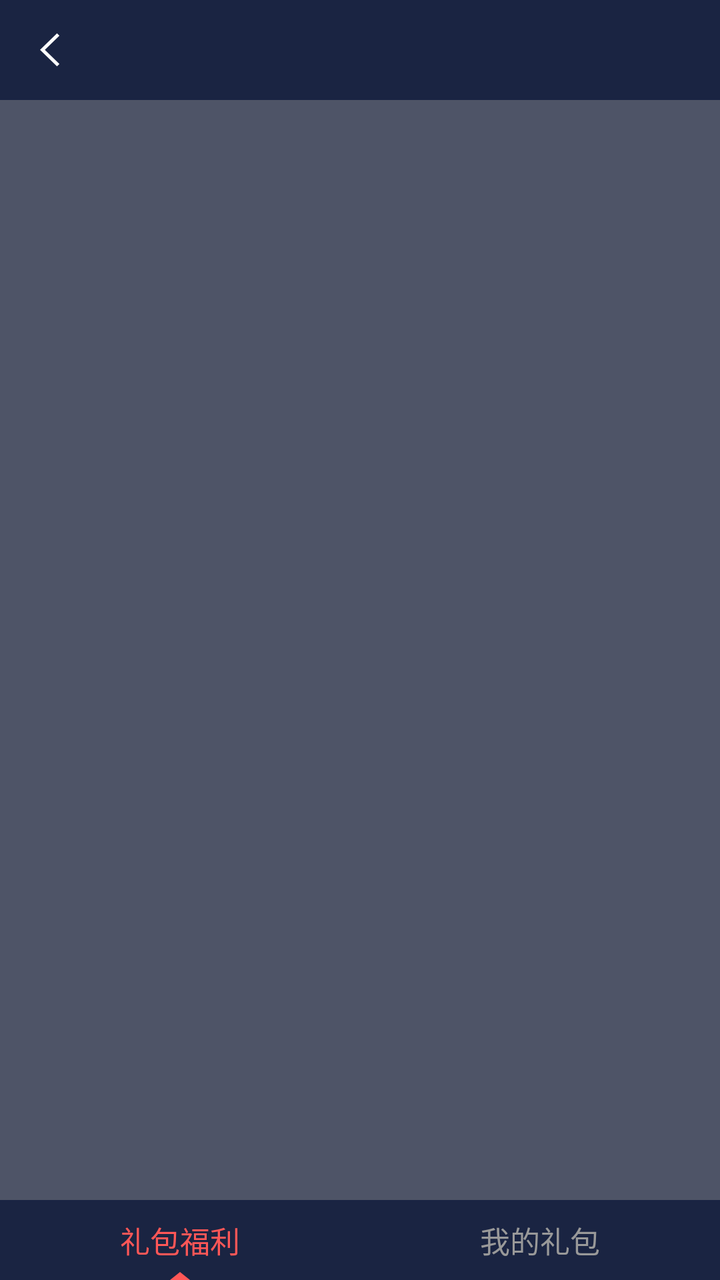
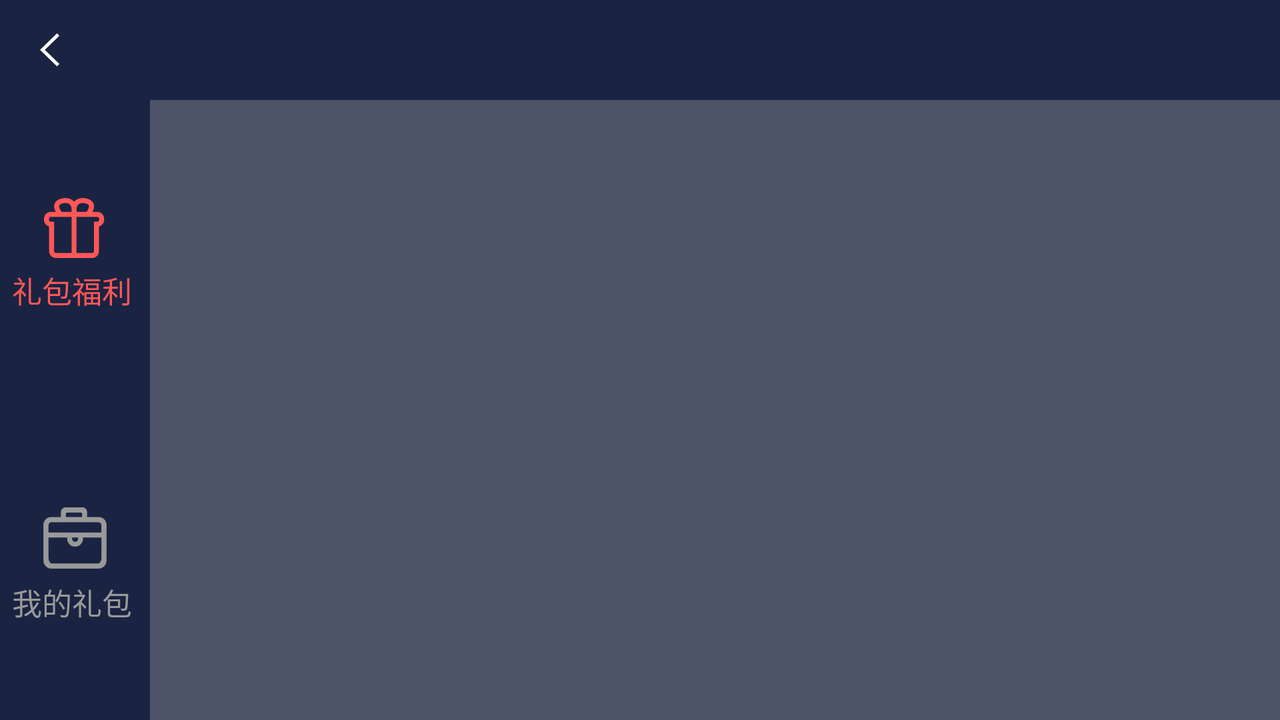

An Android layout and its configuration variant, each rendered on a device that would load it. The default file and the variant file are quoted in full after the pictures.
<!-- AndroidManifest.xml: application theme AppTheme -->
<!-- res/layout/fragment_gift.xml -->
<?xml version="1.0" encoding="utf-8"?>
<LinearLayout xmlns:android="http://schemas.android.com/apk/res/android"
    android:layout_width="fill_parent"
    android:layout_height="fill_parent"
    android:background="#b3040c27"
    android:orientation="vertical">

    <include layout="@layout/layout_toolbar" />

    <LinearLayout
        android:id="@+id/gift_layout"
        android:layout_width="fill_parent"
        android:layout_height="0.0dip"
        android:layout_weight="1.0"
        android:orientation="vertical" />

    <LinearLayout
        android:layout_width="fill_parent"
        android:layout_height="40.0dip"
        android:background="#b3051032"
        android:orientation="horizontal">

        <FrameLayout
            android:id="@+id/group_gift"
            android:layout_width="0.0dip"
            android:layout_height="fill_parent"
            android:layout_weight="1.0">

            <TextView
                android:id="@+id/tv_gift"
                android:layout_width="fill_parent"
                android:layout_height="fill_parent"
                android:gravity="center"
                android:text="礼包福利"
                android:textColor="#ffff5757"
                android:textSize="15.0sp" />

            <ImageView
                android:id="@+id/iv_gift"
                android:layout_width="10.0dip"
                android:layout_height="4.0dip"
                android:layout_gravity="bottom|center"
                android:src="@drawable/gift_triangle" />
        </FrameLayout>

        <FrameLayout
            android:id="@+id/group_my_gift"
            android:layout_width="0.0dip"
            android:layout_height="fill_parent"
            android:layout_weight="1.0">

            <TextView
                android:id="@+id/tv_my_gift"
                android:layout_width="fill_parent"
                android:layout_height="fill_parent"
                android:gravity="center"
                android:text="我的礼包"
                android:textColor="#ff999999"
                android:textSize="15.0sp" />

            <ImageView
                android:id="@+id/iv_my_gift"
                android:layout_width="10.0dip"
                android:layout_height="4.0dip"
                android:layout_gravity="bottom|center"
                android:src="@drawable/gift_triangle"
                android:visibility="invisible" />
        </FrameLayout>
    </LinearLayout>
</LinearLayout>
<!-- res/layout/layout_toolbar.xml (included above) -->
<?xml version="1.0" encoding="utf-8"?>
<RelativeLayout xmlns:android="http://schemas.android.com/apk/res/android"
    android:layout_width="fill_parent"
    android:layout_height="50.0dip"
    android:background="#b3051032">

    <TextView
        android:id="@+id/title"
        android:layout_width="fill_parent"
        android:layout_height="fill_parent"
        android:gravity="center"
        android:textColor="#ffffffff"
        android:textSize="17.0sp" />

    <ImageView
        android:id="@+id/back_btn"
        android:layout_width="50.0dip"
        android:layout_height="50.0dip"
        android:scaleType="center"
        android:src="@drawable/back" />
</RelativeLayout>
<!-- resources referenced by this layout -->
<resources>
  <!-- drawable back: png bitmap (drawable-xxhdpi-v4, 737 bytes) -->
  <!-- drawable gift_triangle: png bitmap (drawable-xxhdpi-v4, 202 bytes) -->
  <style name="AppTheme" parent="@style/AppBaseTheme">
          <item name="android:windowNoTitle">true</item>
      </style>
  <style name="AppBaseTheme" parent="@android:style/Theme.Light" />
</resources>
<!-- res/layout-land/fragment_gift.xml (the repository's variant of the layout above) -->
<!-- drawn on the phone turned sideways -->
<?xml version="1.0" encoding="utf-8"?>
<LinearLayout android:orientation="vertical" android:background="#b3040c27" android:layout_width="fill_parent" android:layout_height="fill_parent"
  xmlns:android="http://schemas.android.com/apk/res/android">
    <include layout="@layout/layout_toolbar" />
    <LinearLayout android:orientation="horizontal" android:layout_width="fill_parent" android:layout_height="fill_parent">
        <LinearLayout android:orientation="vertical" android:id="@id/group_gift" android:background="#b3051032" android:paddingLeft="6.0dip" android:paddingRight="6.0dip" android:layout_width="wrap_content" android:layout_height="fill_parent">
            <LinearLayout android:gravity="center" android:orientation="vertical" android:layout_width="fill_parent" android:layout_height="0.0dip" android:layout_weight="1.0">
                <ImageView android:id="@id/iv_gift" android:layout_width="wrap_content" android:layout_height="wrap_content" android:layout_marginLeft="15.0dip" android:layout_marginRight="15.0dip" android:layout_marginBottom="5.0dip" android:src="@drawable/game_gift_sel" />
                <TextView android:textSize="15.0sp" android:textColor="#ffff5757" android:id="@id/tv_gift" android:layout_width="fill_parent" android:layout_height="wrap_content" android:text="礼包福利" android:maxLines="1" />
            </LinearLayout>
            <LinearLayout android:gravity="center" android:orientation="vertical" android:id="@id/group_my_gift" android:layout_width="fill_parent" android:layout_height="0.0dip" android:layout_weight="1.0">
                <ImageView android:id="@id/iv_my_gift" android:layout_width="wrap_content" android:layout_height="wrap_content" android:layout_marginLeft="15.0dip" android:layout_marginRight="15.0dip" android:layout_marginBottom="5.0dip" android:src="@drawable/my_gift_gray" />
                <TextView android:textSize="15.0sp" android:textColor="#ff999999" android:id="@id/tv_my_gift" android:layout_width="fill_parent" android:layout_height="wrap_content" android:text="我的礼包" android:maxLines="1" />
            </LinearLayout>
        </LinearLayout>
        <LinearLayout android:orientation="vertical" android:id="@id/gift_layout" android:layout_width="0.0dip" android:layout_height="fill_parent" android:layout_weight="1.0" />
    </LinearLayout>
</LinearLayout>
<!-- resources referenced by the variant -->
<!-- as the phone turned sideways resolves them -->
<resources>
  <!-- drawable back: png bitmap (drawable-xxhdpi-v4, 737 bytes) -->
  <!-- drawable game_gift_sel: png bitmap (drawable-xxhdpi-v4, 1654 bytes) -->
  <!-- drawable my_gift_gray: png bitmap (drawable-xxhdpi-v4, 1659 bytes) -->
  <style name="AppTheme" parent="@style/AppBaseTheme">
          <item name="android:windowNoTitle">true</item>
      </style>
  <style name="AppBaseTheme" parent="@android:style/Theme.Light" />
</resources>
